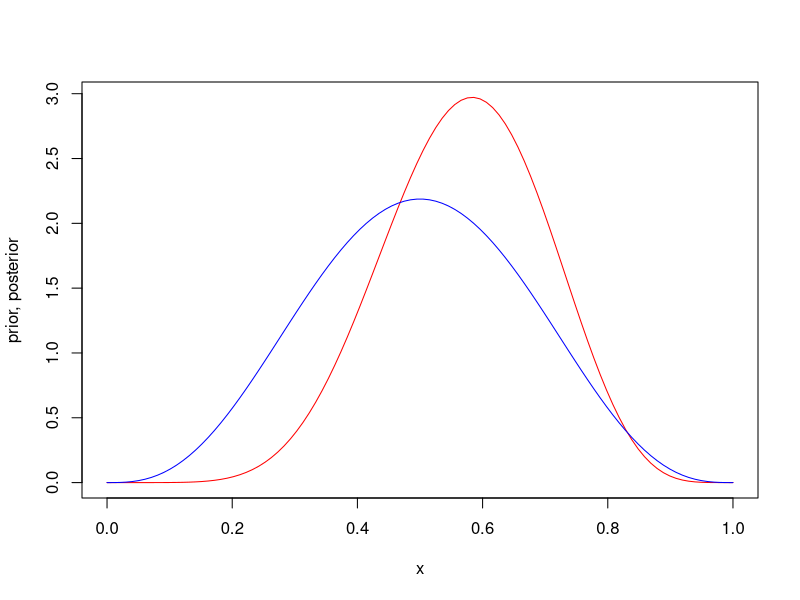

This chart was generated by the following R code:
#!/usr/bin/env Rscript

x <- seq(0, 1, length = 100)
prior <- 140*x^3*(1-x)^3
posterior <- 10296*x^7*(1-x)^5

plot(x, posterior, type='l', col='red', ylab='prior, posterior')
lines(x, prior, col='blue')
